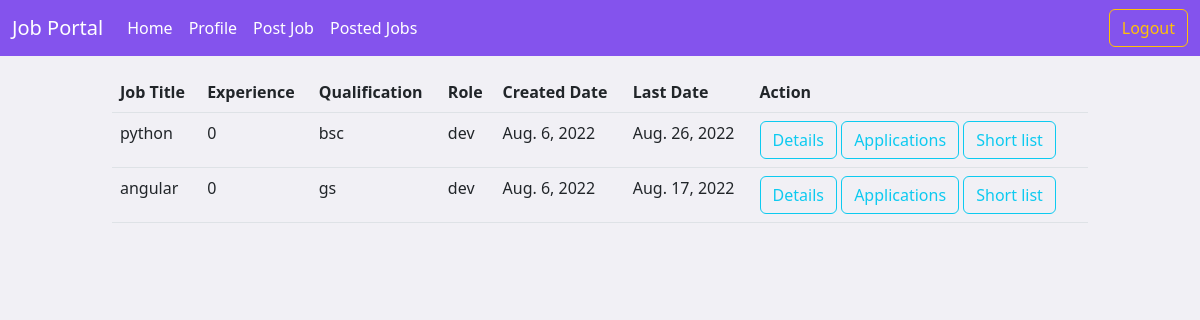
/employer/jobs/all (signed in), run on the app's committed database.
### employer/models.py (models this page shows, shortened)
class Jobs(models.Model):
    posted_by = models.ForeignKey(User, on_delete=models.CASCADE, related_name="company")
    job_title = models.CharField(max_length=120)
    job_description = models.TextField()
    role = models.CharField(max_length=120)
    experience = models.PositiveIntegerField(default=0)
    location = models.CharField(max_length=120)
    salary = models.PositiveIntegerField()
    created_date = models.DateField(auto_now_add=True)
    last_date = models.DateField(null=True)
    qualification = models.CharField(max_length=120, null=True)

### employer/views.py (the view)
# urls.py: path("jobs/all", views.EmployerJobListView.as_view(), name="emp-listjob"),
@method_decorator(signin_required, name="dispatch")
class EmployerJobListView(ListView):
    model = Jobs
    context_object_name = "jobs"
    template_name = "emp-joblist.html"
    def get_queryset(self):
        return Jobs.objects.filter(posted_by=self.request.user).order_by("-created_date")

### employer/templates/emp-joblist.html
{%extends 'base_emp.html'%}
{%block body_block%}
<div class="container-fluid mt-3">
    <div class="row">
        <div class="col-1"></div>
        <div class="col-10">
            <table class="table table-hover">
                <tr>
                    <th>Job Title</th>
                    <th>Experience</th>
                    <th>Qualification</th>
                    <th>Role</th>
                    <th>Created Date</th>
                    <th>Last Date</th>
                    <th>Action</th>
                </tr>
                {%for job in jobs%}
                <tr>
                    <td>{{job.job_title}}</td>
                    <td>{{job.experience}}</td>
                    <td>{{job.qualification}}</td>
                    <td>{{job.role}}</td>
                    <td>{{job.created_date}}</td>
                    <td>{{job.last_date}}</td>
                    <td>
                        <a class="btn btn-outline-info" href="{%url 'emp-jobdetail' job.id%}">Details</a>
                        <a class="btn btn-outline-info" href="{%url 'emp-viewappl' job.id%}">Applications</a>
                        <a class="btn btn-outline-info" href="{%url 'emp-shortlist' job.id%}">Short list</a>
                    </td>
                </tr>
                {%endfor%}
            </table>
        </div>
        <div class="col-1"></div>
    </div>
</div>
{%endblock%}

### users/static/css/style.css (style rules this page uses)
body { height:100vh; background-color:#f1f0f5; }

### data on the page
Jobs: job_title "python", experience "0", qualification "bsc", role "dev", created_date "Aug. 6, 2022", last_date "Aug. 26, 2022"
Jobs: job_title "angular", experience "0", qualification "gs", role "dev", created_date "Aug. 6, 2022", last_date "Aug. 17, 2022"
